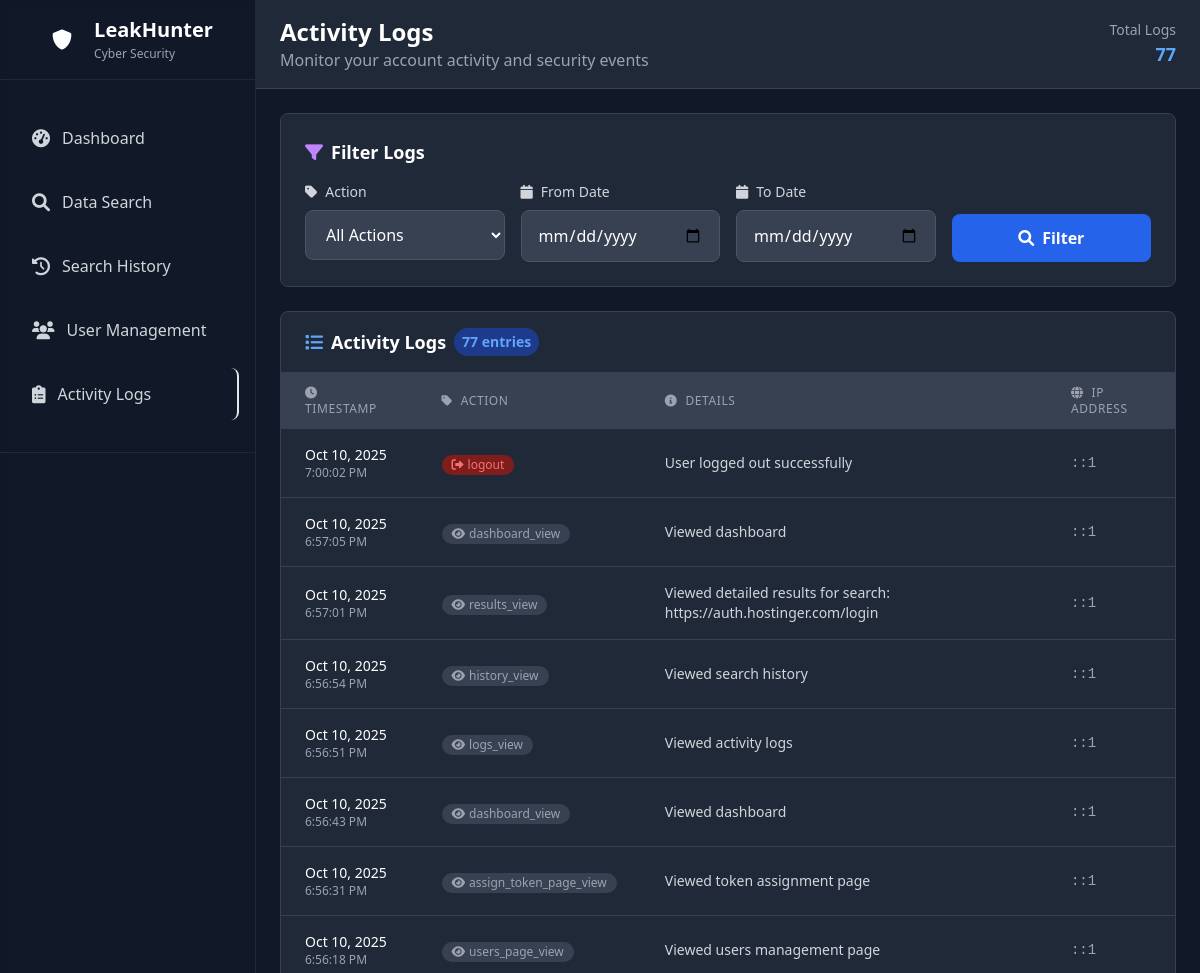
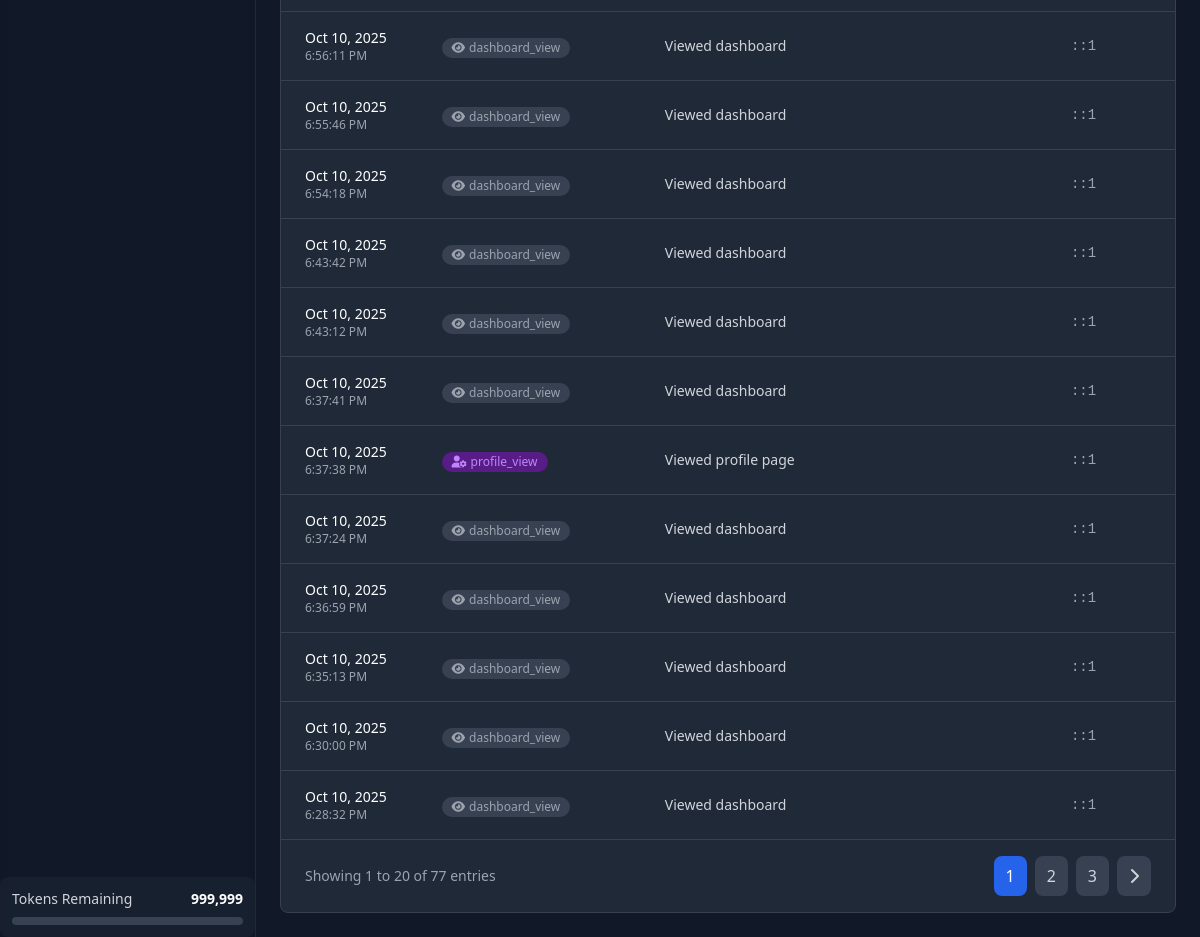
Screenshot of /admin/logs.php (signed in) with the database file from the repository (2 pictures, top to bottom).
### tables this page shows
CREATE TABLE `users` (
  `id` int(11) NOT NULL,
  `email` varchar(255) NOT NULL,
  `password` varchar(255) NOT NULL,
  `full_name` varchar(255) NOT NULL,
  `api_token` varchar(500) DEFAULT NULL,
  `tokens_remaining` int(11) DEFAULT 9,
  `device_id` varchar(64) DEFAULT NULL,
  `role` enum('user','admin') DEFAULT 'user',
  `is_banned` tinyint(1) DEFAULT 0,
  `registration_date` timestamp NULL DEFAULT current_timestamp(),
  `created_at` timestamp NULL DEFAULT current_timestamp(),
  `updated_at` timestamp NULL DEFAULT current_timestamp() ON UPDATE current_timestamp(),
  `last_login` timestamp NULL DEFAULT NULL,
  `is_active` tinyint(1) DEFAULT 1
);

CREATE TABLE `activity_logs` (
  `id` int(11) NOT NULL,
  `user_id` int(11) DEFAULT NULL,
  `action` varchar(255) NOT NULL,
  `details` text DEFAULT NULL,
  `ip_address` varchar(45) DEFAULT NULL,
  `user_agent` text DEFAULT NULL,
  `created_at` timestamp NULL DEFAULT current_timestamp()
);

### admin/logs.php (the view, shortened to what the rows shown need)
<?php
require_once '../includes/config.php';
$user = getUserInfo();
$page = (int)($_GET['page'] ?? 1);
$limit = 20;
$offset = ($page - 1) * $limit;
try {
    $db = Database::getInstance()->getConnection();
    $where_conditions = ["user_id = ?"];
    $params = [$user['id']];
    $where_clause = implode(' AND ', $where_conditions);
    $sql = "SELECT * FROM activity_logs WHERE $where_clause ORDER BY created_at DESC LIMIT $limit OFFSET $offset";
    $stmt = $db->prepare($sql);
    $stmt->execute($params);
    $logs = $stmt->fetchAll();
} catch (Exception $e) {
    error_log("Logs error: " . $e->getMessage());
    $logs = [];
    $total_logs = 0;
    $total_pages = 0;
    $actions = [];
}
?>
<!DOCTYPE html>
<html lang="en">
<head>
    <script src="https://cdn.tailwindcss.com"></script>
    <link href="https://cdnjs.cloudflare.com/ajax/libs/font-awesome/6.0.0/css/all.min.css" rel="stylesheet">
</head>
<body class="bg-gray-900 min-h-screen text-white">
    <?php include 'sidebar.php'; ?>
    <div class="lg:ml-64 min-h-screen">
        <header class="bg-gray-800 border-b border-gray-700 px-6 py-4">
            <div class="flex items-center justify-between">
                <div>
                    <h1 class="text-2xl font-bold text-white">Activity Logs</h1>
                </div>
            </div>
        </header>
        <main class="p-6">
            <div class="bg-gray-800 rounded-lg border border-gray-700 overflow-hidden">
                <?php if (empty($logs)): ?>
                    <div class="text-center py-12">
                        <i class="fas fa-clipboard-list text-gray-600 text-4xl mb-4"></i>
                        <p class="text-gray-400 text-lg">No activity logs found</p>
                        <p class="text-gray-500 text-sm">Your activity will appear here once you start using the system</p>
                    </div>
                <?php else: ?>
                    <div class="overflow-x-auto">
                        <table class="w-full">
                            <thead class="bg-gray-700">
                                <tr>
                                    <th class="px-6 py-3 text-left text-xs font-medium text-gray-400 uppercase tracking-wider">
                                        <i class="fas fa-clock mr-2"></i>Timestamp
                                    </th>
                                    <th class="px-6 py-3 text-left text-xs font-medium text-gray-400 uppercase tracking-wider">
                                        <i class="fas fa-tag mr-2"></i>Action
                                    </th>
                                    <th class="px-6 py-3 text-left text-xs font-medium text-gray-400 uppercase tracking-wider">
                                        <i class="fas fa-info-circle mr-2"></i>Details
                                    </th>
                                    <th class="px-6 py-3 text-left text-xs font-medium text-gray-400 uppercase tracking-wider">
                                        <i class="fas fa-globe mr-2"></i>IP Address
                                    </th>
                                </tr>
                            </thead>
                            <tbody class="divide-y divide-gray-700">
                                <?php foreach ($logs as $log): ?>
                                    <tr class="hover:bg-gray-700 transition-all">
                                        <td class="px-6 py-4 whitespace-nowrap">
                                            <div class="text-sm text-white">
                                                <?php echo date('M j, Y', strtotime($log['created_at'])); ?>
                                            </div>
                                            <div class="text-xs text-gray-400">
                                                <?php echo date('g:i:s A', strtotime($log['created_at'])); ?>
                                            </div>
                                        </td>
                                        <td class="px-6 py-4 whitespace-nowrap">
                                            <span class="inline-flex items-center px-2.5 py-0.5 rounded-full text-xs font-medium
                                                <?php
                                                $action = $log['action'];
                                                if (strpos($action, 'login') !== false) echo 'bg-green-900 text-green-400';
                                                elseif (strpos($action, 'logout') !== false) echo 'bg-red-900 text-red-400';
                                                elseif (strpos($action, 'search') !== false) echo 'bg-blue-900 text-blue-400';
                                                elseif (strpos($action, 'profile') !== false) echo 'bg-purple-900 text-purple-400';
                                                else echo 'bg-gray-700 text-gray-400';
                                                ?>">
                                                <i class="fas fa-<?php
                                                    if (strpos($action, 'login') !== false) echo 'sign-in-alt';
                                                    elseif (strpos($action, 'logout') !== false) echo 'sign-out-alt';
                                                    elseif (strpos($action, 'search') !== false) echo 'search';
                                                    elseif (strpos($action, 'profile') !== false) echo 'user-cog';
                                                    elseif (strpos($action, 'view') !== false) echo 'eye';
                                                    else echo 'circle';
                                                ?> mr-1"></i>
                                                <?php echo htmlspecialchars($log['action']); ?>
                                            </span>
                                        </td>
                                        <td class="px-6 py-4">
                                            <div class="text-sm text-gray-300 max-w-md">
                                                <?php echo htmlspecialchars($log['details']); ?>
                                            </div>
                                        </td>
                                        <td class="px-6 py-4 whitespace-nowrap">
                                            <div class="text-sm text-gray-400 font-mono">
                                                <?php echo htmlspecialchars($log['ip_address']); ?>
                                            </div>
                                        </td>
                                    </tr>
                                <?php endforeach; ?>
                            </tbody>
                        </table>
                    </div>
                <?php endif; ?>
            </div>
        </main>
    </div>
</body>
</html>

### admin/sidebar.php (shortened to what the rows shown need)
<?php
$user = getUserInfo();
?>
<div id="sidebar" class="fixed inset-y-0 left-0 z-40 w-64 bg-cyber-gray/95 backdrop-blur-sm border-r border-gray-800 transform -translate-x-full lg:translate-x-0 transition-transform duration-300 ease-in-out flex flex-col justify-between">
    <div class="flex flex-col">
        <div class="flex items-center justify-center h-20 px-4 border-b border-gray-800">
            <div class="flex items-center space-x-3">
                <div>
                    <h1 class="text-xl font-bold text-white leading-tight">LeakHunter</h1>
                </div>
            </div>
        </div>
    </div>
        <div class="bg-gray-800/50 rounded-lg p-3 space-y-2">
            <div class="flex items-center justify-between">
                <span class="text-sm text-gray-300">Tokens Remaining</span>
                <span class="text-sm font-bold text-cyber-green"><?php echo number_format($user['tokens_remaining']); ?></span>
            </div>
        </div>
    </div>

### rows the page displays
users: tokens_remaining "999,999"
activity_logs: created_at "Oct 10, 2025", created_at "7:00:02 PM", action "logout", details "User logged out successfully", ip_address "::1"
activity_logs: created_at "Oct 10, 2025", created_at "6:57:05 PM", action "dashboard_view", details "Viewed dashboard", ip_address "::1"
activity_logs: created_at "Oct 10, 2025", created_at "6:57:01 PM", action "results_view", details "Viewed detailed results for search: https://auth.hostinger.com/login", ip_address "::1"
activity_logs: created_at "Oct 10, 2025", created_at "6:56:54 PM", action "history_view", details "Viewed search history", ip_address "::1"
activity_logs: created_at "Oct 10, 2025", created_at "6:56:51 PM", action "logs_view", details "Viewed activity logs", ip_address "::1"
activity_logs: created_at "Oct 10, 2025", created_at "6:56:43 PM", action "dashboard_view", details "Viewed dashboard", ip_address "::1"
activity_logs: created_at "Oct 10, 2025", created_at "6:56:31 PM", action "assign_token_page_view", details "Viewed token assignment page", ip_address "::1"
activity_logs: created_at "Oct 10, 2025", created_at "6:56:18 PM", action "users_page_view", details "Viewed users management page", ip_address "::1"
activity_logs: created_at "Oct 10, 2025", created_at "6:56:11 PM", action "dashboard_view", details "Viewed dashboard", ip_address "::1"
activity_logs: created_at "Oct 10, 2025", created_at "6:55:46 PM", action "dashboard_view", details "Viewed dashboard", ip_address "::1"
activity_logs: created_at "Oct 10, 2025", created_at "6:54:18 PM", action "dashboard_view", details "Viewed dashboard", ip_address "::1"
activity_logs: created_at "Oct 10, 2025", created_at "6:43:42 PM", action "dashboard_view", details "Viewed dashboard", ip_address "::1"
activity_logs: created_at "Oct 10, 2025", created_at "6:43:12 PM", action "dashboard_view", details "Viewed dashboard", ip_address "::1"
activity_logs: created_at "Oct 10, 2025", created_at "6:37:41 PM", action "dashboard_view", details "Viewed dashboard", ip_address "::1"
activity_logs: created_at "Oct 10, 2025", created_at "6:37:38 PM", action "profile_view", details "Viewed profile page", ip_address "::1"
activity_logs: created_at "Oct 10, 2025", created_at "6:37:24 PM", action "dashboard_view", details "Viewed dashboard", ip_address "::1"
activity_logs: created_at "Oct 10, 2025", created_at "6:36:59 PM", action "dashboard_view", details "Viewed dashboard", ip_address "::1"
activity_logs: created_at "Oct 10, 2025", created_at "6:35:13 PM", action "dashboard_view", details "Viewed dashboard", ip_address "::1"
activity_logs: created_at "Oct 10, 2025", created_at "6:30:00 PM", action "dashboard_view", details "Viewed dashboard", ip_address "::1"
activity_logs: created_at "Oct 10, 2025", created_at "6:28:32 PM", action "dashboard_view", details "Viewed dashboard", ip_address "::1"

### other values shown
$total_logs "77"
$offset + 1 "1"
min($offset + $limit, $total_logs) "20"
